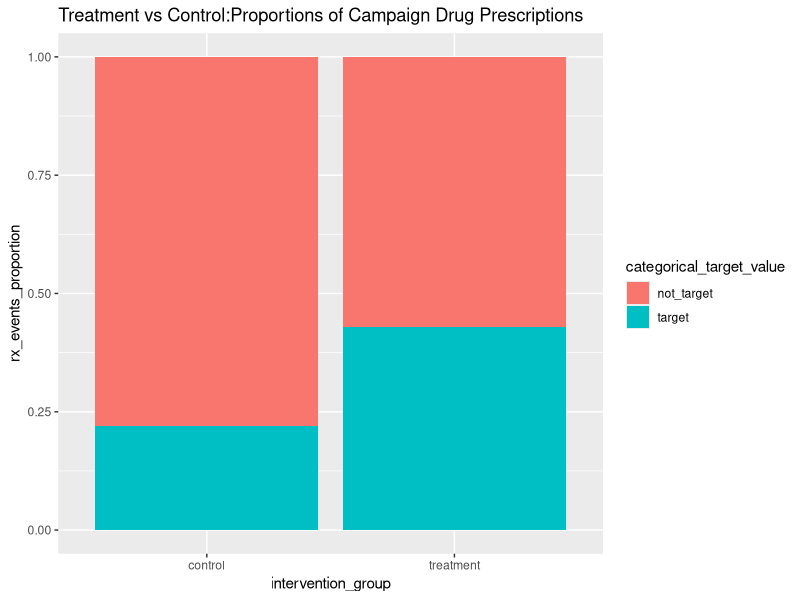
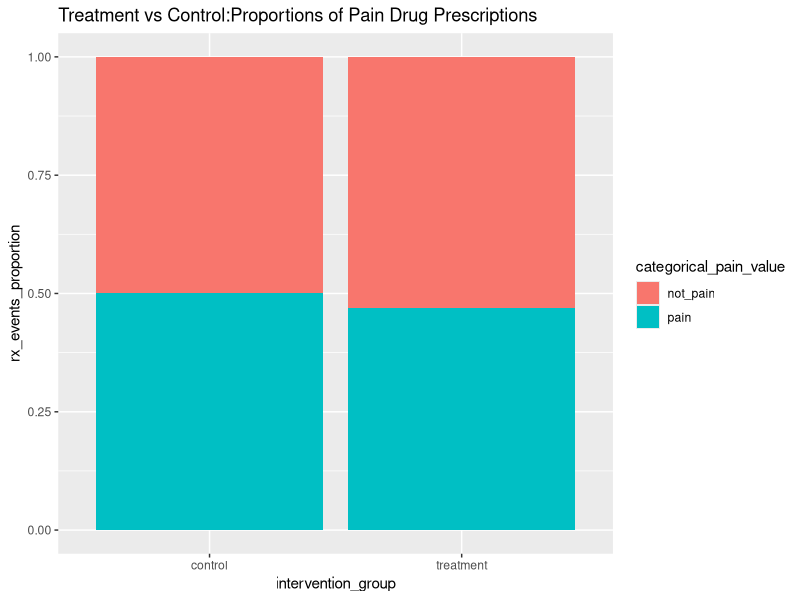
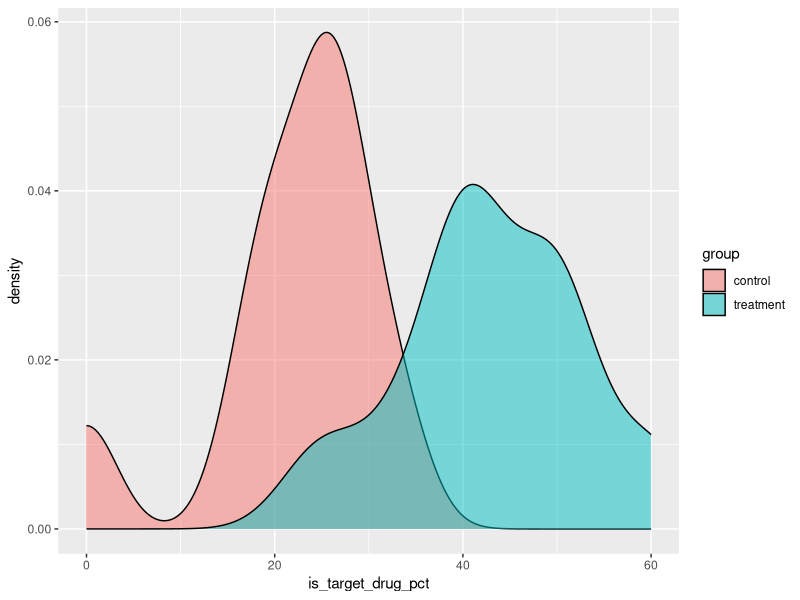
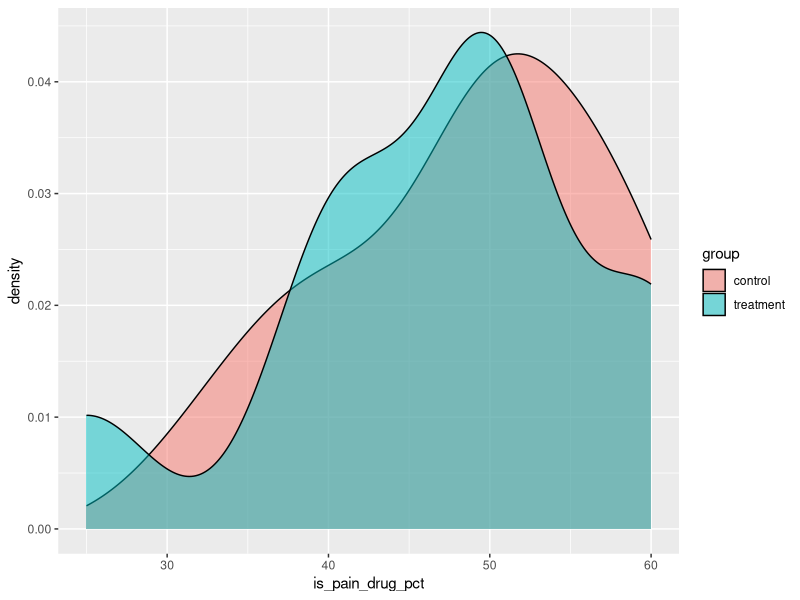
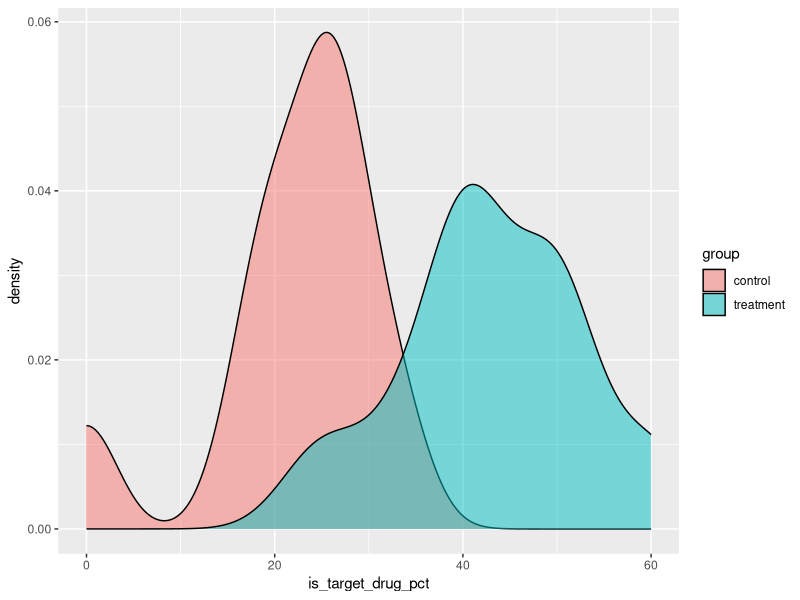

These figures' R source, in order:
## ---- chunk 1

library(tidyverse)
library(data.table)
library(openxlsx)
## ---- chunk 2

factorize_str <- function (dt){
  #Purpose:Temporary converts a datatable's character datatypes into factor. This way when summarize function is used, it lists out the counts of the categorical variables
  #input:(datatable)
  #output:(datatable) returns a copy of the datatable but with all the character datatypes as factors
  
  #Making a copy to not affect the original datatable
  dt_copy <- copy(dt)

  for (col_name in colnames(dt_copy)){
    if (is.character(dt_copy[[col_name]])){
        set(dt_copy, j = col_name, value = as.factor(dt_copy[[col_name]]))
    }
  }
  
    
  dt_copy
}
## ---- chunk 3

#Read in data
df <- openxlsx::read.xlsx('dataset.xlsx')

#Convert to datatable
dt <- as.data.table(df)

#changing datatypes
dt[ , doctor_id:=as.character(doctor_id)]
dt[ , rx_id:=as.character(rx_id)]

#Adding a column to help out with analysis
dt[ , rx_event :=1]

head(dt)
## ---- chunk 4


#view summary of dataset
summary(factorize_str(dt))
glimpse(dt)

## ---- chunk 5
#adding some columns to help out with graph generation
dt[ , intervention_group := ifelse(has_seen_msg ==1 ,'treatment','control')]
dt[ , categorical_target_value := ifelse(is_target_drug ==1 ,'target','not_target')]
dt[ , categorical_pain_value := ifelse(is_pain_drug ==1 ,'pain','not_pain')]
head(dt)

## ---- chunk 6
#Check if there are any NAs
round(colSums(is.na(dt)) *100/nrow(dt),1)

## ---- chunk 7
#check if a doctor can be in the treatment and the control group
dt[ , uniqueN(intervention_group) , by ='doctor_id'][V1>1]
## ---- chunk 8
#Check if there are duplicate prescriptions
dt[ , .(count=.N) , by='rx_id'][count>1]

## ---- chunk 9
#aggregate info at doctor level
doctor_agg_dt <- dt [ , .(group=max(intervention_group ), 
                          rx_cnt=.N , 
                          is_pain_drug_pct=round(sum(is_pain_drug)*100/.N,1),
                          is_target_drug_pct=round(sum(is_target_drug)*100/.N,1)),
                      by='doctor_id']
doctor_agg_dt
## ---- chunk 10
# Visualize the proportion of campaign drug being  prescribed between the treatment and control group   
ggplot(dt, aes (fill=categorical_target_value ,y=rx_event, x=intervention_group)) + 
    geom_bar(position="fill", stat="identity") + 
  labs( title = "Treatment vs Control:Proportions of Campaign Drug Prescriptions", y = "rx_events_proportion")
## ---- chunk 11
# See if the treatment and control group have similiar behavior in tendency of prescribing  pain related drugs
ggplot(dt, aes (fill=categorical_pain_value ,y=rx_event, x=intervention_group)) + 
    geom_bar(position="fill", stat="identity") +
  labs( title = "Treatment vs Control:Proportions of Pain Drug Prescriptions", y = "rx_events_proportion")
## ---- chunk 12
# Distribution of doctors' proportion of campaign drugs being prescribed
ggplot(doctor_agg_dt, aes(x = is_target_drug_pct , fill=group)) + 
  geom_density(alpha = 0.5)
## ---- chunk 13
# Distribution of doctors' proportion of pain prescriptions being prescribed
ggplot(doctor_agg_dt, aes(x = is_pain_drug_pct , fill=group)) + 
  geom_density(alpha = 0.5)
## ---- chunk 14

#See statistics at study group level
group_agg <- doctor_agg_dt[, .(rx_cnt = .N, 
                                is_pain_drug_pct = mean(is_pain_drug_pct),
                                is_target_drug_pct = mean(is_target_drug_pct)),
                            by = 'group']

group_agg
## ---- chunk 15

#  density graph
ggplot(doctor_agg_dt, aes(x = is_target_drug_pct , fill=group)) + 
  geom_density(alpha = 0.5)
#Insight:Not perfect but sort of close to normal distribution for both groups

## ---- chunk 16

doctor_agg_dt[ , var(is_target_drug_pct) , by ='group']
#Insight:The ratio is less than 4 so this passes the variances test
## ---- chunk 17

test_group_data <- doctor_agg_dt[group=='treatment']$is_target_drug_pct
control_group_data <- doctor_agg_dt[group=='control']$is_target_drug_pct

t.test(test_group_data, control_group_data, var.equal=TRUE)
